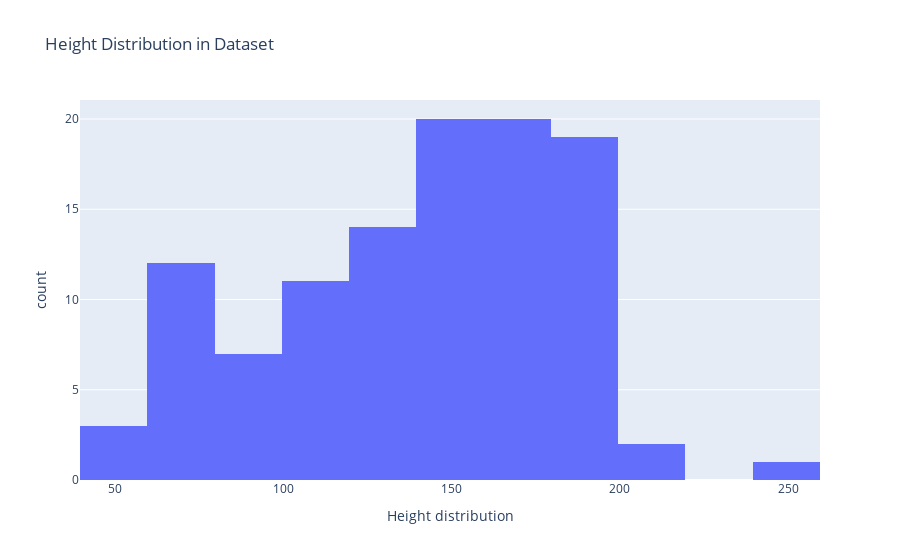

Notebook source saved alongside this figure:
### Code cell
fig = px.histogram(
    height_distribution, x="height", title="Height Distribution in Dataset"
)
fig.update_xaxes(title_text="Height distribution")
fig.show()

### Figure 1 — Plotly figure (JSON) as saved in the notebook; plotly's stock layout.template omitted (floating-point values rounded to 4 significant figures)
{"data": [{"alignmentgroup": "True", "bingroup": "x", "hovertemplate": "height=%{x}<br>count=%{y}<extra></extra>", "legendgroup": "", "marker": {"color": "#636efa", "pattern": {"shape": ""}}, "name": "", "offsetgroup": "", "orientation": "v", "showlegend": false, "type": "histogram", "x": [55, 57, 59, 60, 64, 65, 66, 67, 68, 70, 71, 72, 74, 75, 76, 80, 81, 91, 96, 97, 98, 99, 100, 104, 105, 108, 109, 110, 111, 112, 113, 117, 119, 120, 122, 125, 128, 130, 131, 132, 133, 134, 135, 136, 137, 138, 139, 140, 141, 142, 143, 144, 145, 146, 147, 148, 149, 150, 151, 152, 153, 154, 155, 156, 157, 158, 159, 160, 161, 162, 163, 164, 165, 166, 167, 168, 169, 170, 171, 172, 173, 174, 175, 176, 177, 178, 179, 180, 181, 182, 183, 184, 185, 186, 187, 188, 189, 190, 191, 192, 193, 194, 195, 196, 197, 198, 200, 207, 250], "xaxis": "x", "yaxis": "y"}], "layout": {"barmode": "relative", "legend": {"tracegroupgap": 0}, "title": {"text": "Height Distribution in Dataset"}, "xaxis": {"anchor": "y", "domain": [0, 1], "title": {"text": "Height distribution"}}, "yaxis": {"anchor": "x", "domain": [0, 1], "title": {"text": "count"}}}}
